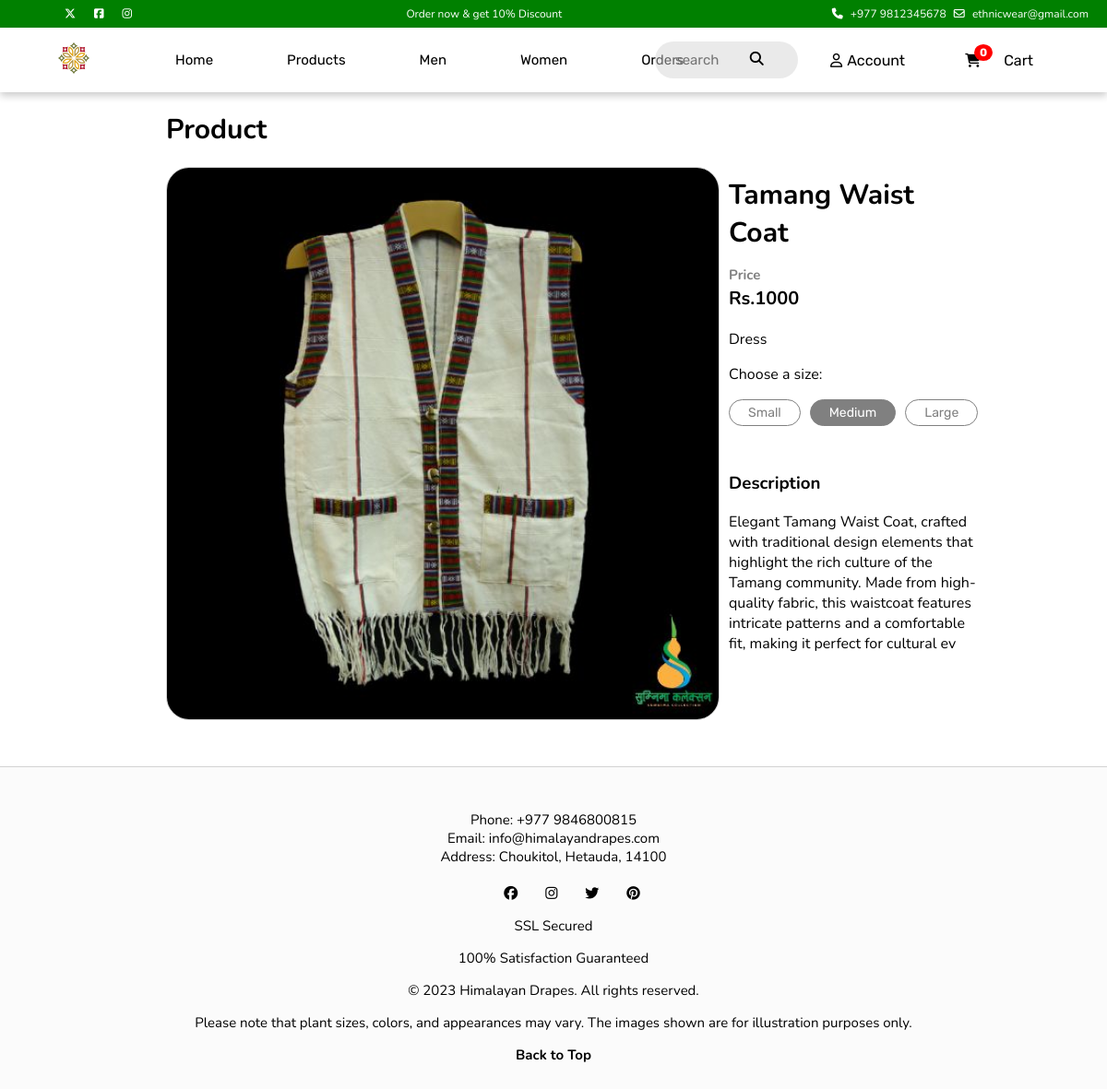
Page /product-info.php?pid=3 on the committed database.
### tables this page shows
CREATE TABLE `products` (
  `pid` int(255) NOT NULL,
  `pname` varchar(255) NOT NULL,
  `price` int(255) NOT NULL,
  `category` varchar(255) NOT NULL,
  `description` varchar(255) NOT NULL,
  `gender` varchar(255) NOT NULL,
  `image` varchar(255) NOT NULL
);

### product-info.php (the view, shortened to what this page needs)
<?php
require_once 'includes/connection.php';
  $pid = $_GET['pid'];
  $query = "SELECT * FROM products WHERE pid =$pid";
  $result = mysqli_query($conn, $query);
  $row = mysqli_fetch_assoc($result);
?>
<!DOCTYPE html>
<html lang="en">
<head>
  <link rel="stylesheet" href="style/header.css" />
  <link rel="stylesheet" href="style/landing.css" />
  <link rel="stylesheet" href="style/footer.css" />
  <link rel="stylesheet" href="style/product-info.css" />
  <link
    rel="stylesheet"
    href="https://cdnjs.cloudflare.com/ajax/libs/font-awesome/6.6.0/css/all.min.css"
 />
</head>
<body>
  </head>
  <?php
  include('includes/header.php');
  ?>
  <p class="product-title">Product</p>
  <div class="product-detail">
    <div class="left">
      <div class="product-image">
        <img src="assets/products/<?php echo $row['image']; ?>" alt="">
      </div>
    </div>
    <div class="right">
      <p class="product-name">
        <?php echo $row['pname']; ?>
      </p>
      <p class="price"> <span>Price</span> <br> Rs.<?php echo $row['price']; ?></p>
      <form class="select" method="post">
        <?php
        if ($row['category'] == "Dress") {
          echo ($row['category']);
        ?>
          <p class="choose">Choose a size:</p>
          <div class="size-selection">
            <label for="small" class="size-button">Small</label>
            <label for="medium" class="size-button">Medium</label>
            <label for="large" class="size-button">Large</label>
          </div>
        <?php
        } else {
        }
        ?>
      </form>
      <h3>Description</h3>
      <p class="description"><?php echo $row['description']; ?>
      </p>
    </div>
  </div>
  <?php
  include('includes/footer.php');
  ?>
</body>
</html>

### style/landing.css (style rules this page uses)
* { box-sizing: border-box; }
body { font-family: "Nunito"; margin: 0; }
html, body { height: auto; }

### style/product-info.css (style rules this page uses)
.product-title { width: 70%; margin: 20px auto; font-size: 30px; font-weight: bold; }
.product-detail { display: flex; justify-content: space-between; margin: auto; width: 70%; }
.product-detail .left { width: 100%; height: 100%; }
.product-detail .left .product-image { width: 600px; height: 600px; overflow: hidden; border: 1px solid lightgray; border-radius: 25px; }
.product-detail .left img { width: 100%; height: 100%; object-fit: contain; }
.product-detail .right { width: 100%; padding: 10px; }
.product-detail .right .product-name { font-size: 30px; font-weight: bold; margin: 0px; }
.product-detail .right .price { font-size: 20px; margin: 10px 0px; font-weight: bold; }
.product-detail .right span { font-size: 15px; color: grey; }
.product-detail .select { padding: 10px 0px; }
.size-selection { display: flex; gap: 10px; font-family: "Rubik"; margin: 10px 0px; }
.size-selection label { font-size: 14px; margin-bottom: 10px; }
.size-button { padding: 5px 20px; font-size: 12px; border: 0.9px solid grey; border-radius: 25px; background-color: white; color: grey; cursor: pointer; transition: background-color 0.3s, color 0.3s; }
input[type="radio"]:checked + .size-button { background-color: grey; color: white; }
.right .description { margin: 0px auto auto 0px; }

### rows in the picture
products: image (picture), pname "Tamang Waist Coat", price "1000", category "Dress", description "Elegant Tamang Waist Coat, crafted with traditional design elements that highlight the rich culture of the Tamang community. Made from high-quality fabric, this waistcoat features intricate patterns and a comfortable fit, making it perfect for cultural ev"

### other values in the picture
$no_of_product "0"
